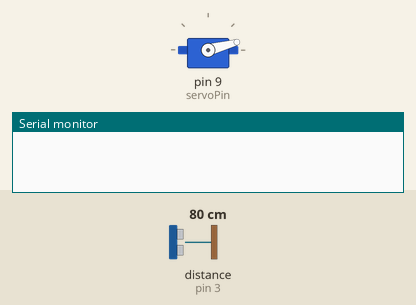
The sketch below on a simulated Arduino Uno, built with avr-gcc and run on an emulated ATmega328P. Parts: servo, the last lines printed to the serial monitor. Wiring (inferred from the names in the program): ultrasonic range finder: trigger pin 6; echo pin 3. The inputs (shaded band) are chosen by the test bench; at power-on: distance to the obstacle (sensor on pin 3) 80 cm. The echo pulse lasts 58.3 µs per cm.

Above: at 0.01 s.
1.3 s: distance to the obstacle (sensor on pin 3) set to 2 cm
At 2.4 s:
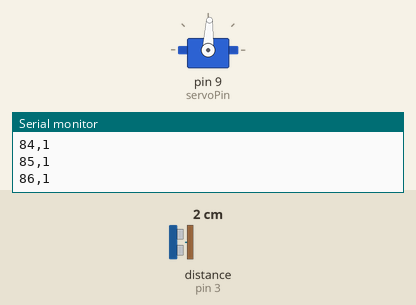
4.3 s: distance to the obstacle (sensor on pin 3) set to 120 cm
At 4.96 s:
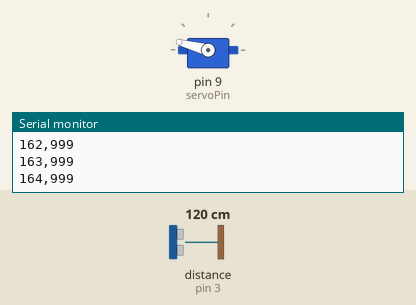
7.3 s: distance to the obstacle (sensor on pin 3) set to 35 cm
10.3 s: distance to the obstacle (sensor on pin 3) set to 250 cm
At 10.79 s:
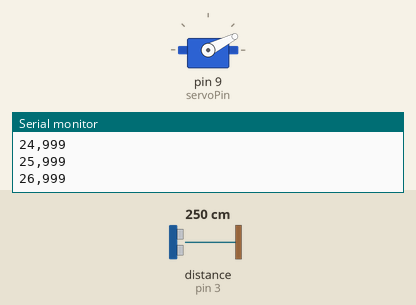
Timing chart, 0 to 14.3 s (numbered marks = the images above; inputs shaded):
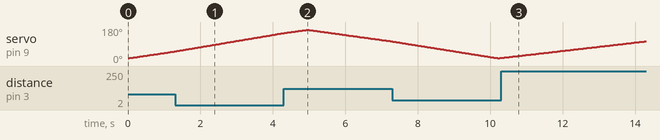

The sketch:

sketch_sep8a.ino
```cpp
#include <Servo.h>

Servo radarServo;

// Pin numbers
int servoPin = 9;
int trigPin = 6;
int echoPin = 3;

// Variables
int angle;
int distance;
long echoTime;

void setup() {
  Serial.begin(9600);

  radarServo.attach(servoPin);

  pinMode(trigPin, OUTPUT);
  pinMode(echoPin, INPUT);
}

void loop() {

  // Move servo from 15° to 165°
  for (angle = 15; angle <= 165; angle++) {

    radarServo.write(angle);
    delay(30);

    distance = measureDistance();

    sendData();
  }

  // Move servo from 165° back to 15°
  for (angle = 165; angle >= 15; angle--) {

    radarServo.write(angle);
    delay(30);

    distance = measureDistance();

    sendData();
  }
}

// Measure distance using ultrasonic sensor
int measureDistance() {

  // Send ultrasonic pulse
  digitalWrite(trigPin, LOW);
  delayMicroseconds(2);

  digitalWrite(trigPin, HIGH);
  delayMicroseconds(10);

  digitalWrite(trigPin, LOW);

  // Measure echo time
  echoTime = pulseIn(echoPin, HIGH);

  // Convert time into distance
  int measuredDistance = echoTime * 0.034 / 2;

  // Processing displays objects only within 50 cm
  if (measuredDistance > 50 || measuredDistance <= 0) {
    measuredDistance = 999;
  }

  return measuredDistance;
}

// Send angle and distance to Processing
void sendData() {

  Serial.print(angle);
  Serial.print(",");
  Serial.println(distance);
}
```
